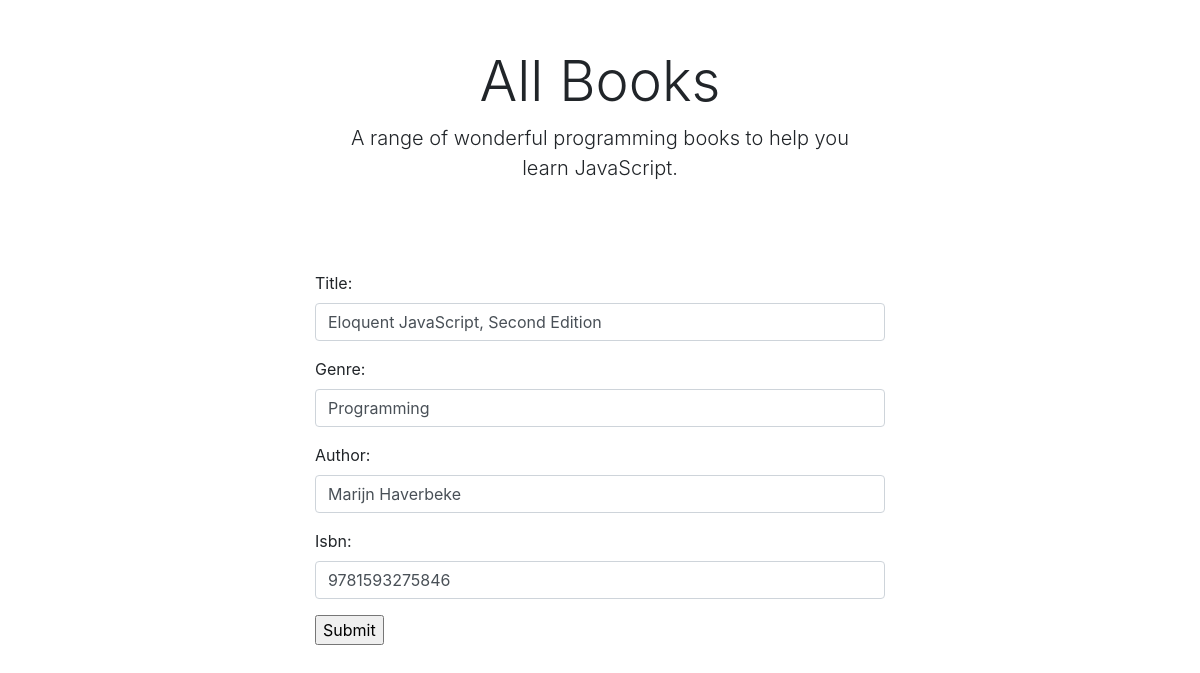
The app's page /books/eloquent-javascript-second-edition/edit/ (signed in) with its own data.
### books/models.py (models this page shows, shortened)
class Books(models.Model):
    title = models.CharField(max_length=100)
    slug = models.SlugField(null=True)
    genre = models.CharField(max_length=100)
    author = models.CharField(max_length=100)
    isbn = models.IntegerField()
    count = models.IntegerField(null=True, default=0)

### books/views.py (the view)
# urls.py: path('<slug:slug>/edit/', BookEditView.as_view(), name='edit-detail'),
class BookEditView(PermissionRequiredMixin, UpdateView):
    raise_exception = False
    permission_required = 'books.change_books'
    permission_denied_message = 'Bhai aga Login Kora achooo'
    login_url = '/books/'
    redirect_field_name = 'next'
    model = Books
    form_class = AddForm
    template_name = 'add.html'
    success_url = '/books/'

### books/forms.py
class AddForm(forms.ModelForm):
    class Meta:
        model = Books
        fields = ('title', 'genre', 'author', 'isbn')
        widgets = {
            'title': forms.TextInput(attrs={'class': 'form-control'}),
            'genre': forms.TextInput(attrs={'class': 'form-control'}),
            'author': forms.TextInput(attrs={'class': 'form-control'}),
            'isbn': forms.TextInput(attrs={'class': 'form-control'}),
        }

### books/templates/add.html (shortened to what this page needs)
{% extends "base.html" %}
{% block content %}
<div class="container" style="max-width:600px">
    <div class="px-3 py-3 pt-md-5 pb-md-4 mx-auto text-center">
        <h1 class="display-4">All Books</h1>
        <p class="lead">A range of wonderful programming books to help you learn JavaScript.</p>
    </div>
    <div class="py-5">
        <div class="row">
            <div class="col-12">
                <form method="post">
                    {{ form.as_p }}
                    <input type="submit">
                </form>
            </div>
        </div>
    </div>
</div>
{% endblock %}

### records on screen
Books: title "Eloquent JavaScript, Second Edition", genre "Programming", author "Marijn Haverbeke", isbn "9781593275846"
